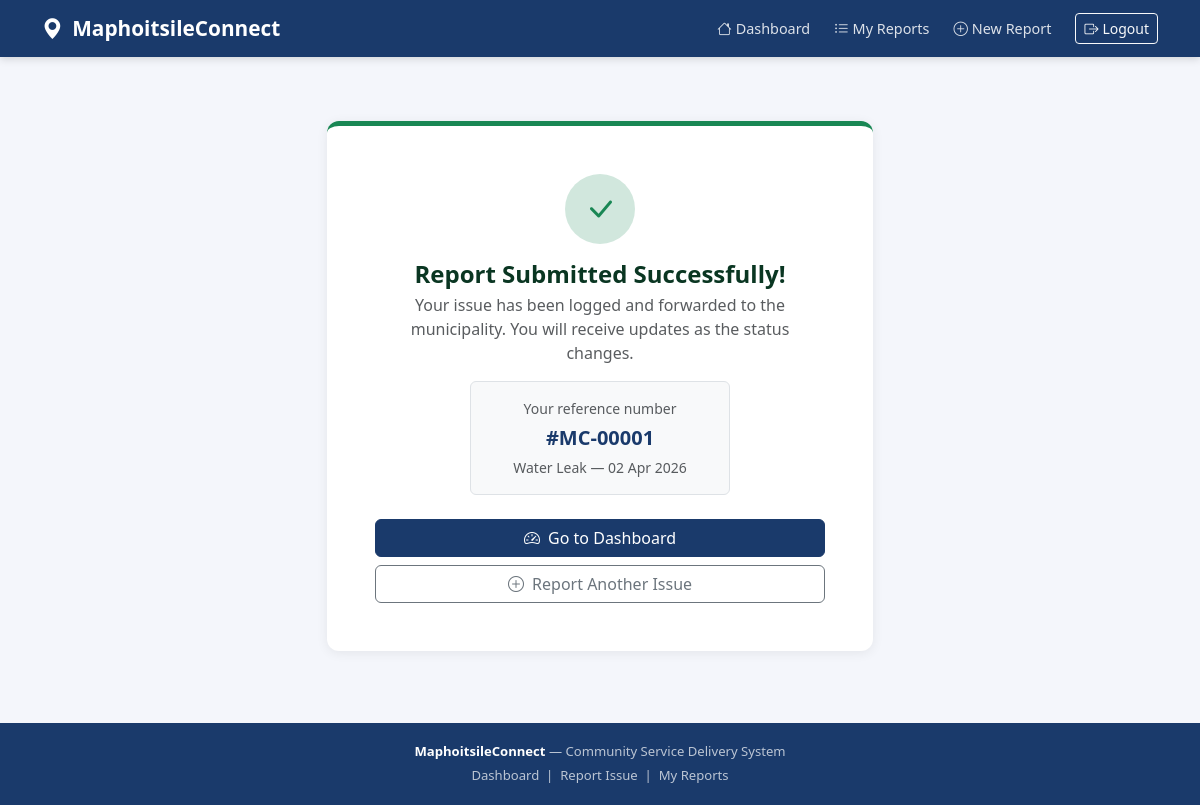
Page /reports/1/success/ (signed in) on the committed database.
### app/models.py (models this page shows, shortened)
class Issue(models.Model):
    CATEGORY_CHOICES = [
        ('water_leak',   'Water Leak'),
        ('electricity',  'Electricity Fault'),
        ('pothole',      'Pothole'),
        ('waste',        'Waste Collection'),
        ('water_outage', 'Water Outage'),
        ('other',        'Other'),
    ]
    STATUS_CHOICES = [
        ('pending',     'Pending'),
        ('in_progress', 'In Progress'),
        ('resolved',    'Resolved'),
    ]
    user        = models.ForeignKey(User, on_delete=models.CASCADE)
    title       = models.CharField(max_length=200)
    category    = models.CharField(max_length=50, choices=CATEGORY_CHOICES)
    description = models.TextField()
    location    = models.CharField(max_length=255)
    image       = models.ImageField(upload_to='issues/', blank=True, null=True)
    status      = models.CharField(max_length=20, choices=STATUS_CHOICES, default='pending')
    created_at  = models.DateTimeField(auto_now_add=True)
    updated_at  = models.DateTimeField(auto_now=True)
    class Meta:
        ordering = ['-created_at']

### app/views.py (the view)
# urls.py: path('reports/<int:pk>/success/', views.issue_success,name='issue_success'),
@login_required
def issue_success(request, pk):
    issue = get_object_or_404(Issue, pk=pk, user=request.user)
    return render(request, 'reports/success.html', {'issue': issue})

### app/templates/reports/success.html (shortened to what this page needs)
{% extends 'reports/base.html' %}
{% block content %}
<div class="row justify-content-center">
  <div class="col-md-6">
    <div class="card text-center mt-4"
         style="border-top: 5px solid #198754;">
      <div class="card-body p-5">
        <div class="mb-3">
          <div style="width:70px; height:70px; border-radius:50%;
                      background:#d1e7dd; display:flex;
                      align-items:center; justify-content:center;
                      margin:0 auto;">
            <i class="bi bi-check-lg"
               style="font-size:2rem; color:#198754;"></i>
          </div>
        </div>
        <h4 class="fw-bold mb-1" style="color:#0a3622;">
          Report Submitted Successfully!
        </h4>
        <p class="text-muted mb-3">
          Your issue has been logged and forwarded to the municipality.
          You will receive updates as the status changes.
        </p>
        <div class="p-3 mb-4 rounded"
             style="background:#f8f9fa; border:1px solid #dee2e6;
                    display:inline-block; min-width:260px;">
          <div class="text-muted small mb-1">Your reference number</div>
          <div class="fw-bold fs-5" style="color:#1a3a6b;">
            #MC-{{ issue.pk|stringformat:"05d" }}
          </div>
          <div class="text-muted small mt-1">
            {{ issue.get_category_display }}
            — {{ issue.created_at|date:"d M Y" }}
          </div>
        </div>
        <div class="d-grid gap-2">
          <a href="{% url 'dashboard' %}" class="btn btn-primary">
            <i class="bi bi-speedometer2 me-1"></i> Go to Dashboard
          </a>
          <a href="{% url 'report_issue' %}"
             class="btn btn-outline-secondary">
            <i class="bi bi-plus-circle me-1"></i> Report Another Issue
          </a>
        </div>
      </div>
    </div>
  </div>
</div>
{% endblock %}

### app/templates/reports/base.html (style rules this page uses)
body { background: #f4f6fb; font-family: 'Segoe UI', sans-serif; }
.card { border: none; border-radius: 12px; box-shadow: 0 2px 12px rgba(0,0,0,0.07); }
.btn-primary { background:#1a3a6b; border-color:#1a3a6b; }

### rows in the picture
Issue: pk "00001", category "Water Leak", created_at "02 Apr 2026"
